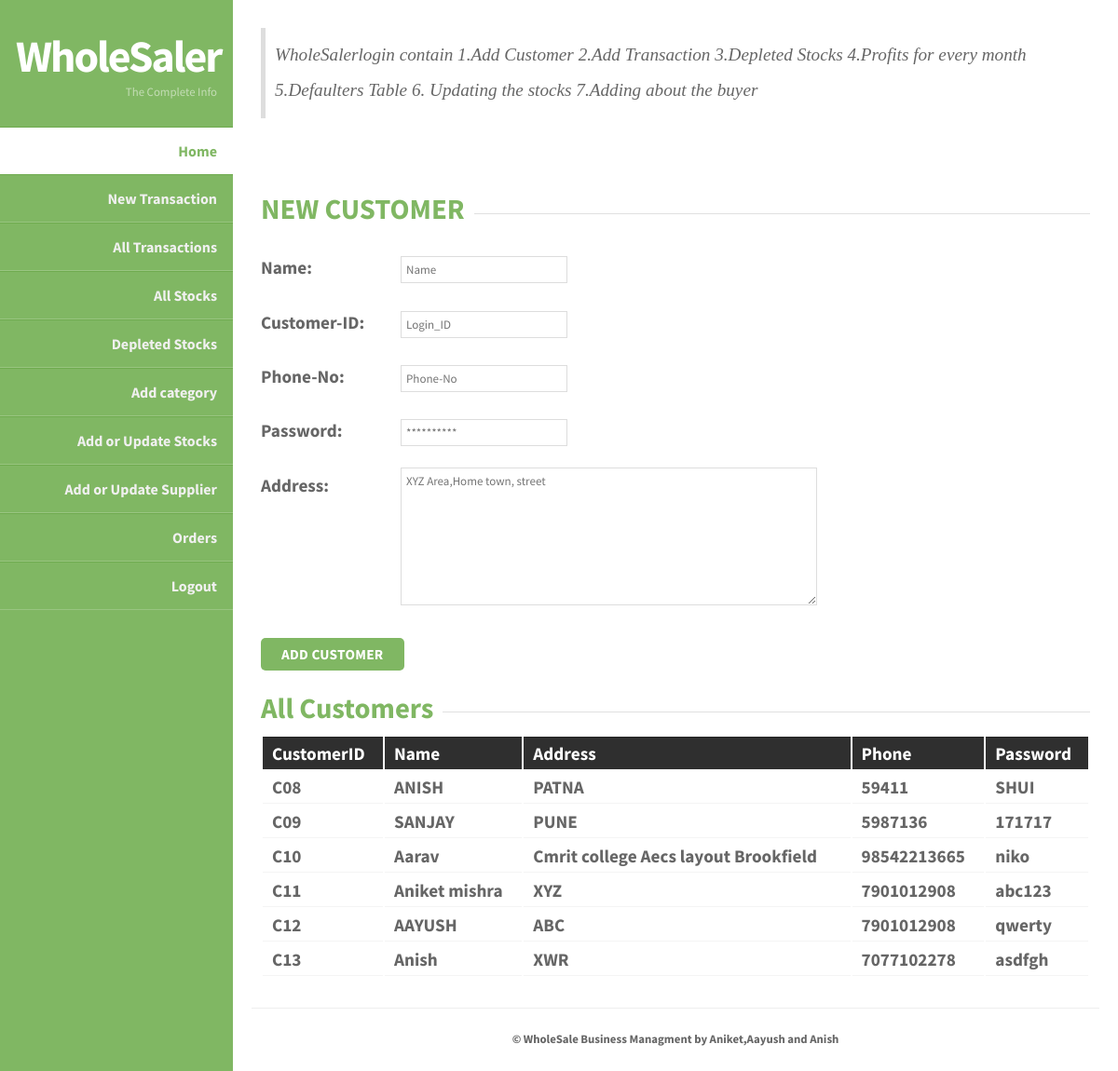
/wms-master/PHP_files/WholeSaler-Login.php (signed in), run on the app's committed database.
### tables this page shows
CREATE TABLE `customer_information` (
  `CustomerID` varchar(30) NOT NULL,
  `Name` varchar(30) NOT NULL,
  `Address` varchar(50) NOT NULL,
  `Phone` varchar(15) NOT NULL,
  `Password` varchar(15) NOT NULL
);

### wms-master/PHP_files/WholeSaler-Login.php (the view, shortened to what this page needs)
<!doctype html>
<html>
<head>
<link rel="stylesheet" href="WholeSaler/styles.css" type="text/css" />
</head>
<body>
		<section id="body" class="width">
			<aside id="sidebar" class="column-left">
			<header>
				<h1><a href="#">WholeSaler</a></h1>
				<h2>The Complete Info</h2>
			</header>
			<nav id="mainnav">
  				<ul>
                            		<li class="selected-item"><a href="WholeSaler-Login.php">Home</a></li>
																<li><a href="AddTransaction.php">New Transaction</a></li>
																<li> <a href="AllTransactions.php">All Transactions</a></li>
																<li> <a href="AllStocks.php">All Stocks</a></li>
																<li><a href="Depleted_Stock.php">Depleted Stocks</a></li>
																<li> <a href="AddCategory.php">Add category</a></li>
                            		<li><a href="Update_Stocks.php">Add or Update Stocks</a></li>
                            		<li><a href="Add_Suppliers.php">Add or Update Supplier</a></li>
                                        <li><a href="Bills.php">Orders</a></li>
					<li><a href="Logout.php">Logout</a></li>
          </ul>
			</nav>
			</aside>
		<section id="content" class="column-right">
	    <article>
		<blockquote><p>WholeSalerlogin contain 1.Add Customer 2.Add Transaction 3.Depleted Stocks 4.Profits for every month 5.Defaulters Table 6. Updating the stocks 7.Adding about the buyer</p></blockquote>
		<p>&nbsp;</p>
		<fieldset>
					<legend><strong><h3>NEW CUSTOMER</h3></strong></legend>
					<form action="Addcustomer.php" method="POST">
						<p><label for="name"><strong>Name:</strong></label>
						<input type="text" name="Cname" id="name"  placeholder = "Name" required/><b/></p>
						<p><label for="CustomerID">Customer-ID:</label>
						<input type="text" name="CustomerID" id="CustomerID" placeholder= "Login_ID" required/><br /></p>
						<p><label for="Phone">Phone-No:</label>
						<input type="text" name="Phone" id="Phone" placeholder="Phone-No"   required/><br /></p>
						<p><label for="password">Password:</label>
						<input type="password" name="Password" id="password" placeholder="**********" required/><br /></p>
						<p><label for="Address">Address:</label>
						<textarea cols="60" rows="8" name="Address" id="Address" placeholder="XYZ Area,Home town, street"required></textarea><br /></p>
						<p><input type="submit" name="Add" class="formbutton" value="Add Customer" /></p>
					</form>
		</fieldset>
		<fieldset>
		<legend><strong><h3>All Customers</h3></strong></legend>
		<table>
			<tr>
				<th>CustomerID</th>
				<th>Name</th>
				<th>Address</th>
				<th>Phone</th>
				<th>Password</th>
			</tr>
			<?php
				$conn = mysqli_connect("localhost","root","","WholeSale_Management");
				$sql = "SELECT * FROM Customer_information";
				$result = mysqli_query($conn,$sql) or die("Error: $sql. ".mysql_error($conn));
				$row = mysqli_fetch_assoc($result);
				do { ?>
			<tr>
				<td><?php echo $row['CustomerID']; ?></td>
				<td><?php echo $row['Name']; ?></td>
				<td><?php echo $row['Address']; ?></td>
				<td><?php echo $row['Phone']; ?></td>
				<td><?php echo $row['Password']; ?></td>
			</tr>
			<?php } while($row = mysqli_fetch_assoc($result)) ?>
		</table>
	</fieldset>
		</article>
			<footer class="clear">
				<p>&copy; WholeSale Business Managment by Aniket,Aayush and Anish</p>
			</footer>
		</section>
	</section>
</body>
</html>

### wms-master/PHP_files/WholeSaler/styles.css (style rules this page uses)
body { margin:0px auto; padding:0; background: #222; font-family: "Source Sans Pro","sans-serif"; font-size: 1.0em; color:#666; }
* { margin:0; padding:0; }
table { width:100%; text-align:left; }
th, td { padding:5px 10px; }
th { color:#fff; border-top:1px solid #222; background-color:#2F2F2F; }
td { border-bottom:1px solid #f4f4f4; }
code, blockquote { display:block; border-left:5px solid #ddd; padding:10px; margin-bottom:20px; }
blockquote p { font-style:italic; font-family:Georgia, "Times New Roman", Times, serif; margin:0; height: 1%; }
p { line-height:2.0em; margin-bottom:20px; }
a { color:#6FAB4F; }
fieldset { display:block; border:none; border-top:1px solid #e0e0e0; }
fieldset legend { font-weight:bold; padding-right:10px; color:#999; }
fieldset form { padding-top:15px; }
fieldset p label { float:left; width:150px; font-family: "Source Sans Pro","sans-serif"; }
fieldset form input, fieldset form select, fieldset form textarea { padding:5px; color:#333333; font-size:13px; font-family: "Source Sans Pro","sans-serif"; border:1px solid #ddd; }
fieldset form input.formbutton { border:none; background-color: #80B763; border-radius: 5px; color: #FFFFFF; display: inline-block; font-weight: bold; padding: 8px 22px; font-size: 0.8em; letter-spacing: 0.25px; text-decoration: none; text-transform: uppercase; }
h1 { font-size:2.0em; }
h2 { color:#2f2f2f; font-size:1.8em; font-weight:bold; padding:0 0 5px; margin:0; }
h3 { color:#80B763; font-size:1.6em; padding-bottom:10px; }
ul, ol { margin:0 0 35px 35px; }
li { padding-bottom:5px; }
.width { width:auto; margin: 0 auto; }
header { padding:30px 17px 30px; margin:0 auto; }
header h1 { text-align: right; }
header h1 a, header h1 a:hover, header h1 a:visited { color: #fff; font-size: 1.5em; text-decoration: none; letter-spacing:-2px; }
header h2 { color:#C4DDB6; text-align: right; font-size: 0.8em; font-weight: normal; padding-bottom:0; letter-spacing:0; }
section#body { padding: 0; background: #80B763; }
section#content { margin-left: 250px; padding: 20px; background-color: #fff; }
.column-left { float:left; }
.column-right { float:right; }
aside#sidebar { width:250px; position: fixed; }
nav#mainnav ul { padding: 0; margin: 0; list-style: none; }
nav#mainnav li { padding:0; border-bottom: 1px solid #99C581; border-top: 1px solid #6FAB4F; }
nav#mainnav li.selected-item { border-bottom:none; }
nav#mainnav li.selected-item a, nav#mainnav li.selected-item a:hover { color:#80B763; font-weight:bold; background: #fff; }
nav#mainnav li a { color: #f0f0f0; display: block; padding: 15px 17px; text-align: right; font-weight: bold; text-decoration: none; }
article { padding: 10px 10px 30px; font-size: 1.2em; border-bottom: 1px solid #eee; }
footer { padding:20px 0px; }
footer p { color:#666; margin:0; font-size:0.8em; text-align: center; }
.clear:after { display: block; clear: both; visibility: hidden; line-height: 0; height: 0; }
.clear { clear: both; display: inline-block; }
.clear { display: block; }

### data on the page
customer_information: CustomerID "C08", Name "ANISH", Address "PATNA", Phone "59411", Password "SHUI"
customer_information: CustomerID "C09", Name "SANJAY", Address "PUNE", Phone "5987136", Password "171717"
customer_information: CustomerID "C10", Name "Aarav", Address "Cmrit college Aecs layout Brookfield", Phone "98542213665", Password "niko"
customer_information: CustomerID "C11", Name "Aniket mishra", Address "XYZ", Phone "7901012908", Password "abc123"
customer_information: CustomerID "C12", Name "AAYUSH", Address "ABC", Phone "7901012908", Password "qwerty"
customer_information: CustomerID "C13", Name "Anish", Address "XWR", Phone "7077102278", Password "asdfgh"
